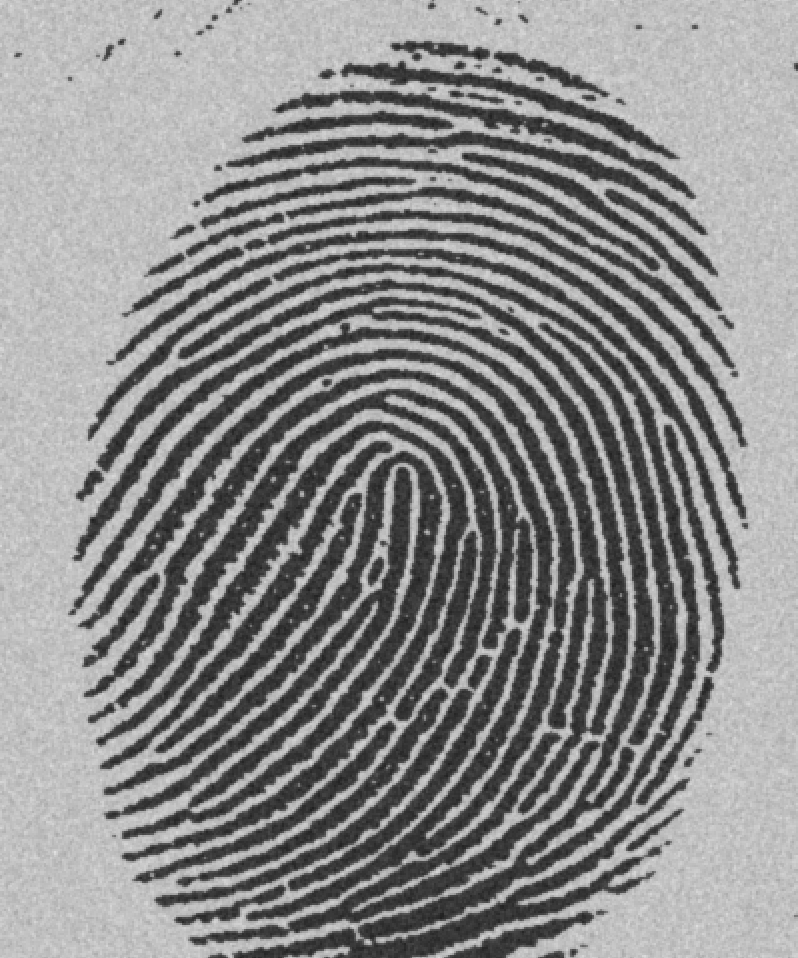
#> input picture imagens/fingerPrint.png, 798 x 958 px
$ jupyter execute 'Atividade 1 - Parte B.ipynb'
#> lines starting #> are read from the running program, lines starting #| are printed output that depends on the picture; after the words box and inside, x2 and y2 are one past the last pixel; in counts of white or black regions, pixels touching at a corner belong together; long printed decimals are rounded
<h1>Atividade 1 - Parte B – Reconhecimento de Imagens e Visão Computacional</h1>

Grupo:<br>
Aderson Lucas Guimarães Mendonça Medeiros<br>
Andrei Ben-Hur do Rego Paz<br>
Tiago Rocha de Almeida

1) Escreva um programa em que o limiar seja estimado automaticamente usando a técnica de Global Thresholding. A saída deve ser uma imagem binarizada e a entrada de ser a imagem fingerPrint.png. Qual a relação que existe entre o limiar e o número de iterações?

[cell 1]
import cv2
import numpy as np
import matplotlib.pyplot as plt

[cell 2]
# Carregar imagem
image = cv2.imread('../imagens/fingerPrint.png', cv2.IMREAD_GRAYSCALE)
#> image is the input picture: shape (958, 798); min 29, max 224, mean 140

[cell 3]
def find_global_threshold(image_fgt, threshold_fgt, error_fgt):
#> called with threshold_fgt = 140, error_fgt = 0.5
    threshold_initial = threshold_fgt
#> threshold_initial = 140
    threshold_final = -1
    error = threshold_final - threshold_initial
#> error = -141
    image_fgt_final = image_fgt.copy()
    i = 0
    while abs(error) > error_fgt:
        upper_class = image_fgt_final[image_fgt_final >= threshold_initial]
        lower_class = image_fgt_final[image_fgt_final < threshold_initial]
        upper_class_mean = 0 if upper_class.size == 0 else np.mean(upper_class)
        lower_class_mean = 0 if lower_class.size == 0 else np.mean(lower_class)
        threshold_final = np.mean([upper_class_mean, lower_class_mean])
        error = threshold_final - threshold_initial
        threshold_initial = threshold_final
        i += 1
#> this loop made 2 passes
#> (upper_class_mean, lower_class_mean, threshold_final, error, threshold_initial, i) on passes 1 to 2: (186.9, 64.41, 125.6, -14.32, 125.6, 1), (186.7, 64.04, 125.4, -0.264, 125.4, 2)
#> after the loop, i = 2
    print('threshold inicial:',threshold_initial)
#| threshold inicial: 125.386
    print('threshold final:',threshold_final)
#| threshold final: 125.386
    image_fgt_final[image_fgt_final < threshold_final] = 0
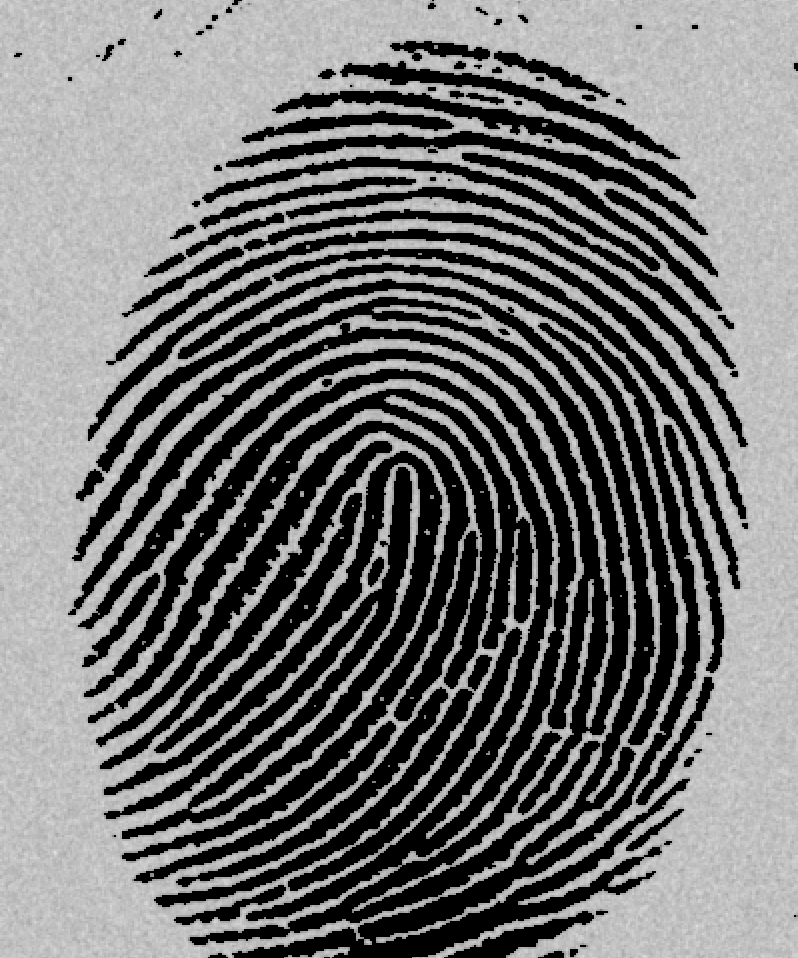
#> image_fgt_final: shape (958, 798); min 0, max 224, mean 115.6
    image_fgt_final[image_fgt_final >= threshold_final] = 255
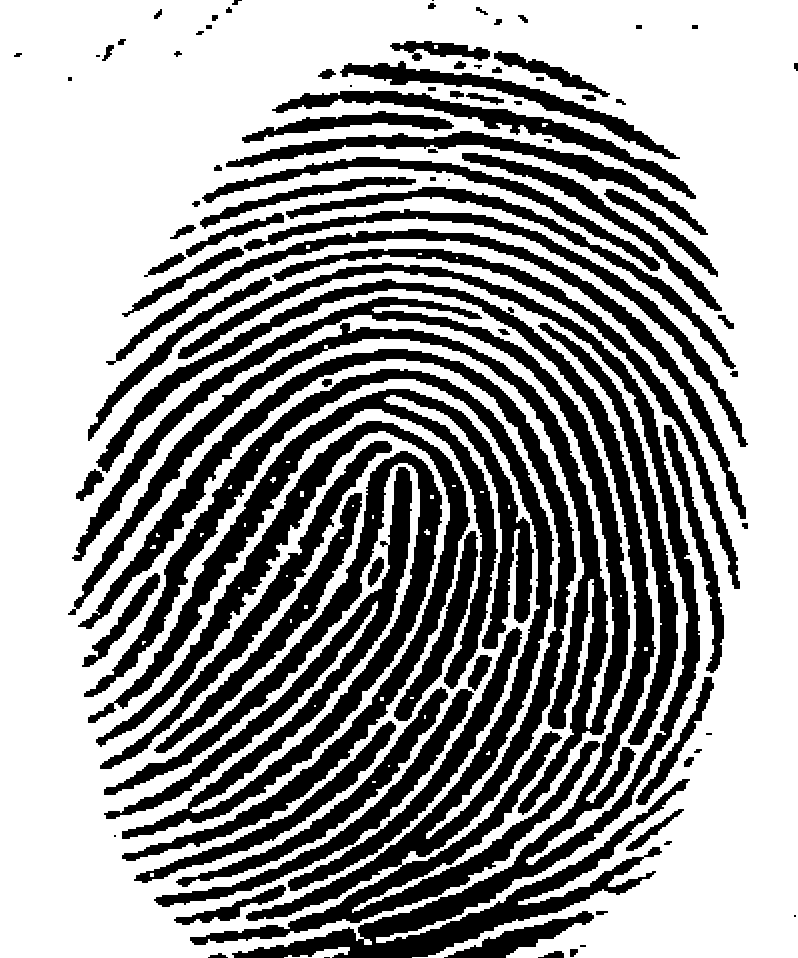
#> image_fgt_final: shape (958, 798); 61.9% white; 97 black regions (10 under 20 px), largest, box (x1, y1, x2, y2) and area: (78, 349, 600, 945) 43740, (96, 263, 700, 958) 40222, (68, 297, 630, 815) 29700
    return image_fgt_final, i

[cell 4]
image_binary, iterations = find_global_threshold(image, np.mean(image), 0.5)
#> iterations = 2
image_binary_compare, iterations_compare = find_global_threshold(image, 50.0, 0.5)
#> the loop in find_global_threshold (call 2), `while abs(error) > error_fgt:` made 4 passes
#> (upper_class_mean, lower_class_mean, threshold_final, error, threshold_initial) on passes 1 to 4: (145.3, 45.74, 95.52, 45.52, 95.52), (183.9, 61.88, 122.9, 27.39, 122.9), (186.7, 64.02, 125.4, 2.46, 125.4), (186.7, 64.04, 125.4, 0.0196, 125.4)
#| threshold inicial: 125.386
#| threshold final: 125.386
#> iterations_compare = 4

[cell 5]
# Mostra a imagem obtida com chute inicial para o limiar de decisão
# igual a média dos pixels da imagem
plt.imshow(image_binary, cmap='gray')
# Obteve-se uma quantidade de iterações igual a 2
print(iterations)
#| 2

[cell 6]
# Mostra a imagem obtida com chute inicial para o limiar de decisão igual a 50
plt.imshow(image_binary_compare, cmap='gray')
# Obteve-se uma quantidade de iterações igual a 4
print(iterations_compare)
#| 4

[cell 7]
# Histograma para distribuição da intensidade dos pixels
plt.hist(image.flatten())
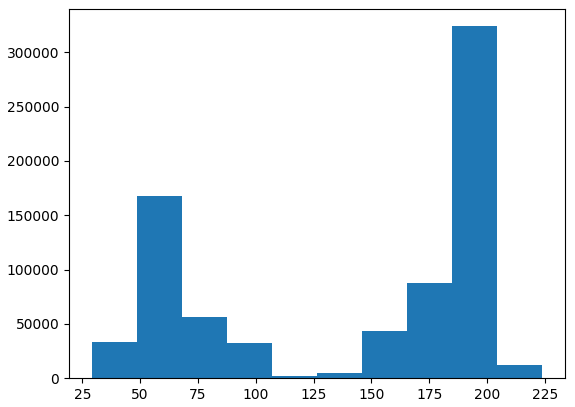
#> figure drawn by matplotlib, 1 panel; tallest bar 324050 high, from x = 185 to 204.5

É possível observar que o chute inicial igual à media dos pixels está mais próximo do divisor final, enquanto o valor de 50 está mais distante.

Resposta: A relação entre o limiar de decisão e a quantidade de iterações é bastante forte, pois dependendo do chute inicial que é dado para o limiar o algoritmo pode convergir de forma muito lenta para o valor global ótimo. Dessa forma, é possível afirmar a relaçao diretamente positiva entre esses dois valores, ou seja, quanto maior o erro no chute inicial maior a quantidade de iterações se torna.

2) A imagem abaixo possui círculos e quadrados de vários tamanhos. Alguns objetos possuem um ou dois buracos dentro deles. Faça um algoritmo que use operações morfológicas e lógicas para responder as perguntas abaixo.

[cell 8]
# Carrega a imagem e normaliza para um intervalo entre 0 e 1
image_shapes = cv2.imread('../imagens/blocks.png', cv2.IMREAD_GRAYSCALE)
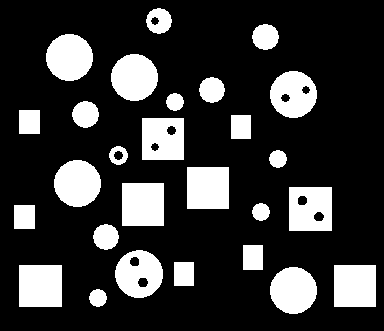
#> input picture imagens/blocks.png, 384 x 331 px
#> image_shapes: shape (331, 384); 21.3% white; 27 white regions
thresh, im_binary = \
    cv2.threshold(image_shapes.copy(),
                  np.min(image_shapes),
                  np.max(image_shapes),
                  cv2.THRESH_BINARY)
#> thresh = 0

[cell 9]
# Show image
plt.imshow(im_binary, cmap='gray')

(a)Que fração dos pixels da imagem são brancos? Quantos objetos a imagem possui?

[cell 10]
# Calcula a proporção de pixels brancos contando o total de pixel brancos e pretos
fracao_branco = np.unique(im_binary, return_counts=True)[1][1]/im_binary.size
#> fracao_branco = 0.213
print('O percentual de pixels brancos na imagem é: {:.2f}%'.format(100*fracao_branco))
#| O percentual de pixels brancos na imagem é: 21.25%

[cell 11]
# Obter os contornos das formas encontradas e a hierarquia entre os contornos obtidos
contorno, hierarquia = \
    cv2.findContours(im_binary, cv2.RETR_TREE, cv2.CHAIN_APPROX_SIMPLE)
#> contorno = 37 contours; largest, box (x1, y1, x2, y2) and area: (289, 187, 332, 231) 1806, (115, 250, 163, 298) 1728, (19, 265, 62, 307) 1722, (122, 183, 164, 226) 1722, (334, 265, 376, 307) 1681
hierarquia = hierarquia.reshape(-1,4)

[cell 12]
image_dilated = cv2.dilate(im_binary, np.ones(3), iterations=10)
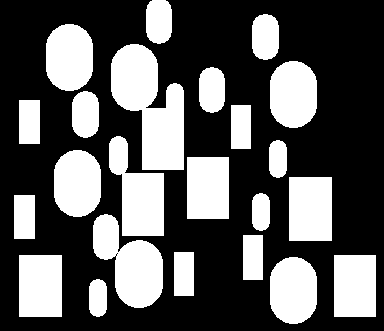
#> image_dilated: shape (331, 384); 35.1% white; 23 white regions, largest, box (x1, y1, x2, y2) and area: (111, 44, 184, 170) 5677, (93, 214, 163, 308) 3791, (109, 136, 164, 236) 3302

[cell 13]
plt.imshow(image_dilated, cmap='gray')

[cell 14]
image_shape_array = list()
for shape in contorno:
    shape_reshape = shape.reshape(-1,2)
    x_min = np.min(shape_reshape[:,0]-1)
    x_max = np.max(shape_reshape[:,0]+1)
    y_min = np.min(shape_reshape[:,1]-1)
    y_max = np.max(shape_reshape[:,1]+1)
    image_shape_array.append(image_dilated[y_min:y_max, x_min:x_max])
#> this loop made 37 passes
#> (x_min, x_max, y_min, y_max) on passes 1, 2, 6, 7, 8, 10, 12, 14, 15, 18, 19, 20: (88, 107, 288, 307), (269, 317, 266, 314), (114, 163, 249, 298), (136, 149, 276, 288), (128, 140, 255, 267), (92, 119, 223, 250), (251, 270, 202, 221), (312, 325, 210, 222), (296, 308, 194, 206), (53, 101, 159, 207), (268, 287, 149, 168), (108, 128, 145, 165)
#> (shape_reshape, x_min, x_max, y_min, y_max) on passes 3, 4, 5, 9, 11, 13: ([[334, 265], [334, 306], [375, 306], [375, 265]], 333, 376, 264, 307), ([[19, 265], [19, 306], [61, 306], [61, 265]], 18, 62, 264, 307), ([[174, 262], [174, 285], [193, 285], [193, 262]], 173, 194, 261, 286), ([[243, 245], [243, 269], [262, 269], [262, 245]], 242, 263, 244, 270), ([[14, 205], [14, 228], [34, 228], [34, 205]], 13, 35, 204, 229), ([[289, 187], [289, 230], [331, 230], [331, 187]], 288, 332, 186, 231)
#> after the loop, image_shape_array = 37 items

[cell 15]
fig, axes = plt.subplots(10, 4, figsize=[8,8])
for ax, image in zip(axes.flatten(), image_shape_array):
    ax.axis('off')
    ax.imshow(image, cmap='gray')
#> this loop made 37 passes
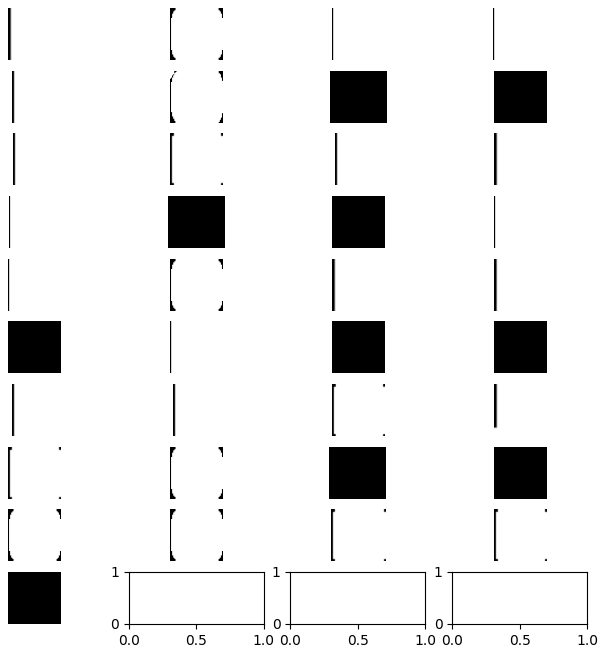
#> figure drawn by matplotlib, 37 panels

[cell 16]
# Utilizando o resultado acima, no qual as imagens não foram transformada em
# quadrados totalmente pretos, ao contrário dos buracos nessas imagens,
# contaremos o total de imagem 100% pretas.
total_formas_transformacao = \
    [np.size(forma[forma == 255])/np.size(forma) for forma in image_shape_array]
#> total_formas_transformacao = 37 values, max 1 at index 6, min 0.942 at index 1, mean 0.968
total_formas_transformacao = \
    [forma for forma in total_formas_transformacao if forma != 1.0]
#> total_formas_transformacao = 27 values, max 0.977 at index 3, min 0.942 at index 1, mean 0.956
print('Foram encontrados {} objetos.'.format(len(total_formas_transformacao)))
#| Foram encontrados 27 objetos.

(b)Quantos buracos há na imagem? Quantos objetos têm mais de um buraco?

[cell 17]
# Encontrar os objetos que depois da dilatação, individualização
# e delimitação espacial possuem 100% de seus pixels pretos.
total_buracos = len(image_shape_array) - len(total_formas_transformacao)
#> total_buracos = 10
print('Foram encontrados {} objetos.'.format(total_buracos))
#| Foram encontrados 10 objetos.

[cell 18]
# Contar todos os contornos com indice de pai diferente de -1 e
# com o mesmo pai, ou seja, objetos diferentes com mesmo pai.
total_objetos = \
    np.unique([objeto[-1] for objeto in hierarquia if objeto[-1] != -1],
              return_counts=True)
#> total_objetos = ([5, 12, 19, 21, 29, 35], [2, 2, 1, 2, 2, 1])
contagem_objetos = np.unique(total_objetos[1], return_counts=True)
#> contagem_objetos = ([1, 2], [2, 4])
print('Foram encontrados {} objetos com mais de um buraco.'
          .format(contagem_objetos[1][1]))
#| Foram encontrados 4 objetos com mais de um buraco.
